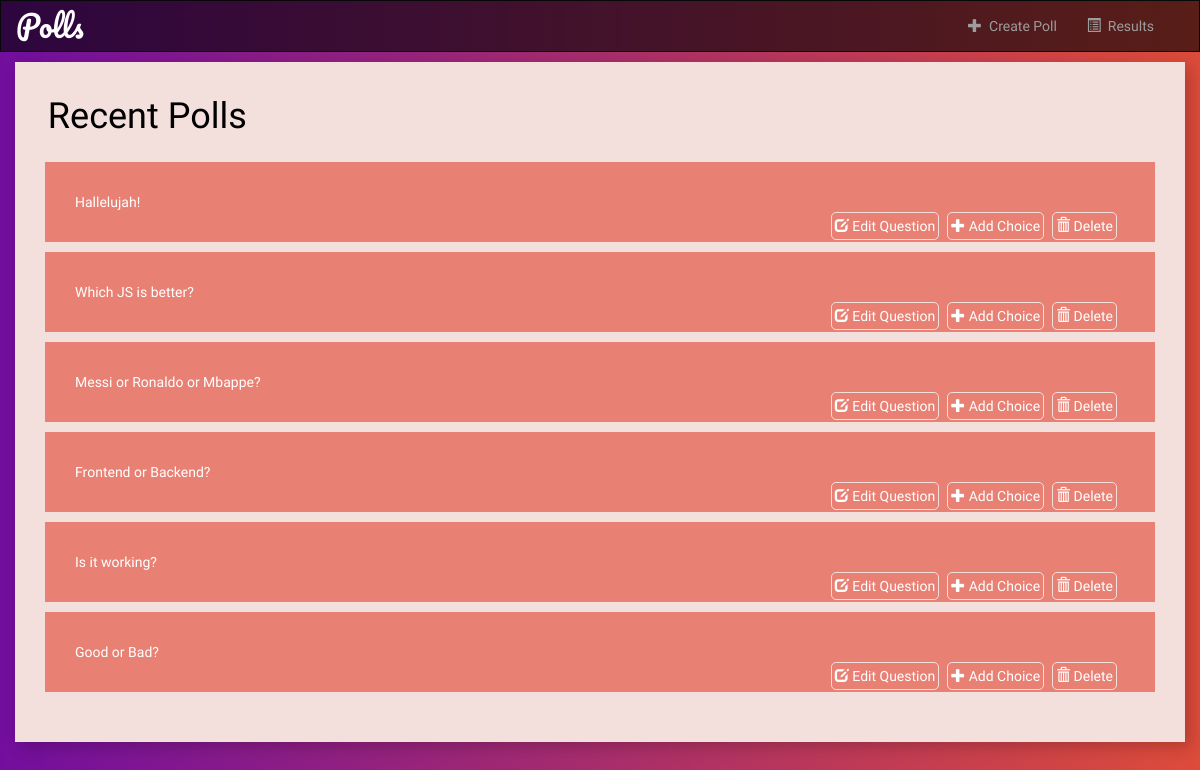
Screenshot of /polls/ with the database file from the repository.
### polls/models.py (models this page shows, shortened)
class Question(models.Model):
    question_text= models.CharField(max_length=500)
    pub_date= models.DateTimeField('date published',null=True)
    def was_published_recently(self):
        now = timezone.now()
        return now - datetime.timedelta(days=1) <= self.pub_date <= now
    was_published_recently.admin_order_field='pub_date'
    was_published_recently.boolean=True
    was_published_recently.short_description='Published recently?'

### polls/views.py (the view)
# urls.py: path('', views.IndexView.as_view(), name='index'),
class IndexView(generic.ListView):
	template_name='polls/index.html'
	context_object_name='latest_question_list'
	def get_queryset(self):
		return Question.objects.all()

### polls/templates/polls/index.html (shortened to what this page needs)
{% extends 'polls/base.html' %}
{% block body%}
<div class="heading"><h1>&nbsp;&nbsp;Recent Polls</h1></div>
{% if latest_question_list %}
	<ul class="list">
		{% for question in latest_question_list%}
			<li class="list_item">
				<a href="{% url 'polls:detail' question.id %}">{{question.question_text}}</a>
				<a href="{% url 'polls:questiondelete' question.id %}" class="list_item_attr">
					<i class="glyphicon glyphicon-trash"></i>&nbsp;Delete</a>
				<a href="{% url 'polls:choiceadd' question.id %}" class="list_item_attr"><span class="glyphicon glyphicon-plus"></span>&nbsp;Add Choice</a>
				<a href="{% url 'polls:questionedit' question.id %}" class="list_item_attr"><i class="glyphicon glyphicon-edit"></i>&nbsp;Edit Question</a>
			</li>
		{% endfor %}
	</ul>
{% else %}
	<p>No polls are available.</p>
{% endif %}
{% endblock%}

### polls/static/polls/style.css (style rules this page uses)
body { color:black; //background:url(https://images.pexels.com/photos/8263/pexels-photo.jpg?auto=compress&cs=tinysrgb&dpr=2&h=650&w=940); background-image: -webkit-linear-gradient(left, #720e9e 0, #dd4b39 100%); background-image: -o-linear-gradient(left, #720e9e 0, #dd4b39 100%); background-image: linear-gradient(to right, #720e9e 0, #dd4b39 100%); list-style-type: none; font-family: 'Ubuntu', sans-serif; }
.heading { margin-right: 15px; }
.list_item { display: block; width:100%; text-decoration: none; background: #E98074; margin-bottom: 10px; padding: 30px; //border-radius: 20px; list-style: none; }
.list_item_attr { float:right; margin-right: 8px; padding: 3px; border:1px solid #F3E0DC; border-radius: 5px; }
.list_item a { color: white; list-style: none; overflow-x:auto; display: block; }
.list { padding: 15px; }

### rows the page displays
Question: question_text "Hallelujah!"
Question: question_text "Which JS is better?"
Question: question_text "Messi or Ronaldo or Mbappe?"
Question: question_text "Frontend or Backend?"
Question: question_text "Is it working?"
Question: question_text "Good or Bad?"
